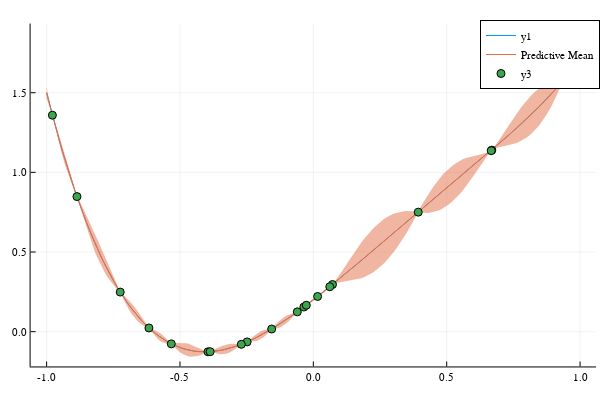

Write notebook code for a chart like this one.
### Code cell
domain = lbs[1]:.01:ubs[1]
μ = similar(domain)
σ = similar(domain)
EIx = similar(domain)
POIx = similar(domain)
LCBx = similar(domain)

for (i, x) in enumerate(domain)
    sx_ei = sur_ei([x], [0.])
    sx_poi = sur_poi([x], [0.])
    sx_lcb = sur_lcb([x], [0.])
    
    μ[i] = sx_ei.μ
    σ[i] = sx_ei.σ
    EIx[i] = eval(sx_ei)
    POIx[i] = eval(sx_poi)
    LCBx[i] = eval(sx_lcb)
end

plot(domain, [testfn([x]) for x in domain])
plot!(domain, μ, ribbons=2σ, label="Predictive Mean")
scatter!(get_active_covariates(sur_ei)', get_active_observations(sur_ei))

### Figure 1 — Plotly figure (JSON) as saved in the notebook; plotly's stock layout.template omitted (floating-point values rounded to 4 significant figures; data arrays with more than 128 entries replaced by an {"elided": "..."} marker saying what was removed)
{"data": [{"colorbar": {"len": 0.9525, "title": {"text": ""}, "x": 0.9934, "y": 0.5139}, "legendgroup": "y1", "line": {"color": "rgba(0, 154, 250, 1.000)", "dash": "solid", "shape": "linear", "width": 1}, "mode": "lines", "name": "y1", "showlegend": true, "type": "scatter", "x": {"elided": "201 float values"}, "xaxis": "x", "y": {"elided": "201 float values"}, "yaxis": "y"}, {"colorbar": {"len": 0.9525, "title": {"text": ""}, "x": 0.9934, "y": 0.5139}, "fill": "tozeroy", "fillcolor": "rgba(227, 111, 71, 0.500)", "legendgroup": "Predictive Mean", "line": {"color": "rgba(227, 111, 71, 1.000)", "dash": "solid", "shape": "linear", "width": 0}, "mode": "lines", "name": "Predictive Mean", "showlegend": false, "type": "scatter", "x": {"elided": "402 float values"}, "xaxis": "x", "y": {"elided": "402 float values"}, "yaxis": "y"}, {"colorbar": {"len": 0.9525, "title": {"text": ""}, "x": 0.9934, "y": 0.5139}, "fillrange": {"elided": "2x201 float values"}, "legendgroup": "Predictive Mean", "line": {"color": "rgba(227, 111, 71, 1.000)", "dash": "solid", "shape": "linear", "width": 1}, "mode": "lines", "name": "Predictive Mean", "showlegend": true, "type": "scatter", "x": {"elided": "201 float values"}, "xaxis": "x", "y": {"elided": "201 float values"}, "yaxis": "y"}, {"colorbar": {"len": 0.9525, "title": {"text": ""}, "x": 0.9934, "y": 0.5139}, "legendgroup": "y3", "marker": {"color": "rgba(62, 164, 78, 1.000)", "line": {"color": "rgba(0, 0, 0, 1)", "width": 1}, "size": 8, "symbol": "circle"}, "mode": "markers", "name": "y3", "showlegend": true, "type": "scatter", "x": [-0.2482, -0.395, -0.2699, -0.8863, -0.03547, 0.6692, -0.06016, -0.5326, -0.3869, 0.07185, 0.6668, -0.9783, -0.6164, -0.0264, -0.724, 0.01603, 0.0617, 0.3933, -0.1562, 0.9351], "xaxis": "x", "y": [-0.06433, -0.1265, -0.07934, 0.848, 0.1547, 1.139, 0.1242, -0.07655, -0.1257, 0.2961, 1.136, 1.359, 0.02317, 0.1661, 0.2484, 0.221, 0.2822, 0.7502, 0.01659, 1.571], "yaxis": "y"}], "layout": {"annotations": [], "height": 400, "legend": {"bgcolor": "rgba(255, 255, 255, 1.000)", "bordercolor": "rgba(0, 0, 0, 1)", "borderwidth": 1, "font": {"color": "rgba(0, 0, 0, 1)", "family": "sans-serif", "size": 11}, "title": {"font": {"color": "rgba(0, 0, 0, 1)", "family": "sans-serif", "size": 15}, "text": ""}, "tracegroupgap": 0, "traceorder": "normal", "x": 1, "xanchor": "auto", "y": 1, "yanchor": "auto"}, "margin": {"b": 20, "l": 0, "r": 0, "t": 20}, "paper_bgcolor": "rgba(255, 255, 255, 1.000)", "plot_bgcolor": "rgba(255, 255, 255, 1.000)", "showlegend": true, "width": 600, "xaxis": {"anchor": "y", "domain": [0.05101, 0.9934], "gridcolor": "rgba(0, 0, 0, 0.1)", "gridwidth": 0.5, "linecolor": "rgba(0, 0, 0, 1)", "mirror": false, "range": [-1.06, 1.06], "showgrid": true, "showline": true, "showticklabels": true, "tickangle": 0, "tickcolor": "rgb(0, 0, 0)", "tickfont": {"color": "rgba(0, 0, 0, 1)", "family": "sans-serif", "size": 11}, "tickmode": "array", "ticks": "inside", "ticktext": ["-1.0", "-0.5", "0.0", "0.5", "1.0"], "tickvals": [-1, -0.5, 0, 0.5, 1], "title": {"font": {"color": "rgba(0, 0, 0, 1)", "family": "sans-serif", "size": 15}, "text": ""}, "type": "linear", "visible": true, "zeroline": false, "zerolinecolor": "rgba(0, 0, 0, 1)"}, "yaxis": {"anchor": "x", "domain": [0.03762, 0.9902], "gridcolor": "rgba(0, 0, 0, 0.1)", "gridwidth": 0.5, "linecolor": "rgba(0, 0, 0, 1)", "mirror": false, "range": [-0.2184, 1.934], "showgrid": true, "showline": true, "showticklabels": true, "tickangle": 0, "tickcolor": "rgb(0, 0, 0)", "tickfont": {"color": "rgba(0, 0, 0, 1)", "family": "sans-serif", "size": 11}, "tickmode": "array", "ticks": "inside", "ticktext": ["0.0", "0.5", "1.0", "1.5"], "tickvals": [0, 0.5, 1, 1.5], "title": {"font": {"color": "rgba(0, 0, 0, 1)", "family": "sans-serif", "size": 15}, "text": ""}, "type": "linear", "visible": true, "zeroline": false, "zerolinecolor": "rgba(0, 0, 0, 1)"}}}
